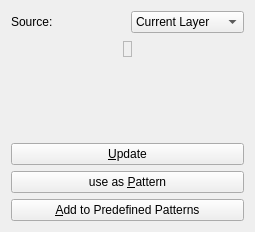
<?xml version="1.0" encoding="UTF-8"?>
<ui version="4.0">
 <class>KisWdgCustomPattern</class>
 <widget class="QWidget" name="KisWdgCustomPattern">
  <property name="geometry">
   <rect>
    <x>0</x>
    <y>0</y>
    <width>255</width>
    <height>232</height>
   </rect>
  </property>
  <layout class="QVBoxLayout">
   <item>
    <layout class="QHBoxLayout">
     <property name="margin">
      <number>0</number>
     </property>
     <item>
      <widget class="QLabel" name="textLabel1">
       <property name="text">
        <string>Source:</string>
       </property>
      </widget>
     </item>
     <item>
      <widget class="QComboBox" name="cmbSource">
       <property name="enabled">
        <bool>true</bool>
       </property>
       <item>
        <property name="text">
         <string>Current Layer</string>
        </property>
       </item>
       <item>
        <property name="text">
         <string>Entire Image</string>
        </property>
       </item>
      </widget>
     </item>
    </layout>
   </item>
   <item>
    <layout class="QHBoxLayout">
     <property name="margin">
      <number>0</number>
     </property>
     <item>
      <spacer name="spacer2">
       <property name="orientation">
        <enum>Qt::Horizontal</enum>
       </property>
       <property name="sizeType">
        <enum>QSizePolicy::Expanding</enum>
       </property>
       <property name="sizeHint" stdset="0">
        <size>
         <width>40</width>
         <height>20</height>
        </size>
       </property>
      </spacer>
     </item>
     <item>
      <widget class="QLabel" name="preview">
       <property name="sizePolicy">
        <sizepolicy hsizetype="Fixed" vsizetype="Fixed">
         <horstretch>0</horstretch>
         <verstretch>0</verstretch>
        </sizepolicy>
       </property>
       <property name="minimumSize">
        <size>
         <width>0</width>
         <height>0</height>
        </size>
       </property>
       <property name="frameShape">
        <enum>QFrame::StyledPanel</enum>
       </property>
       <property name="text">
        <string/>
       </property>
      </widget>
     </item>
     <item>
      <spacer name="spacer1">
       <property name="orientation">
        <enum>Qt::Horizontal</enum>
       </property>
       <property name="sizeType">
        <enum>QSizePolicy::Expanding</enum>
       </property>
       <property name="sizeHint" stdset="0">
        <size>
         <width>40</width>
         <height>20</height>
        </size>
       </property>
      </spacer>
     </item>
    </layout>
   </item>
   <item>
    <layout class="QVBoxLayout">
     <property name="margin">
      <number>0</number>
     </property>
     <item>
      <widget class="QLabel" name="lblWarning">
       <property name="text">
        <string/>
       </property>
      </widget>
     </item>
     <item>
      <widget class="QPushButton" name="updateButton">
       <property name="enabled">
        <bool>true</bool>
       </property>
       <property name="text">
        <string>&amp;Update</string>
       </property>
      </widget>
     </item>
     <item>
      <widget class="QPushButton" name="patternButton">
       <property name="text">
        <string>use as &amp;Pattern</string>
       </property>
      </widget>
     </item>
     <item>
      <widget class="QPushButton" name="addButton">
       <property name="text">
        <string>&amp;Add to Predefined Patterns</string>
       </property>
      </widget>
     </item>
    </layout>
   </item>
  </layout>
 </widget>
 <layoutdefault spacing="6" margin="11"/>
 <resources/>
 <connections/>
</ui>
